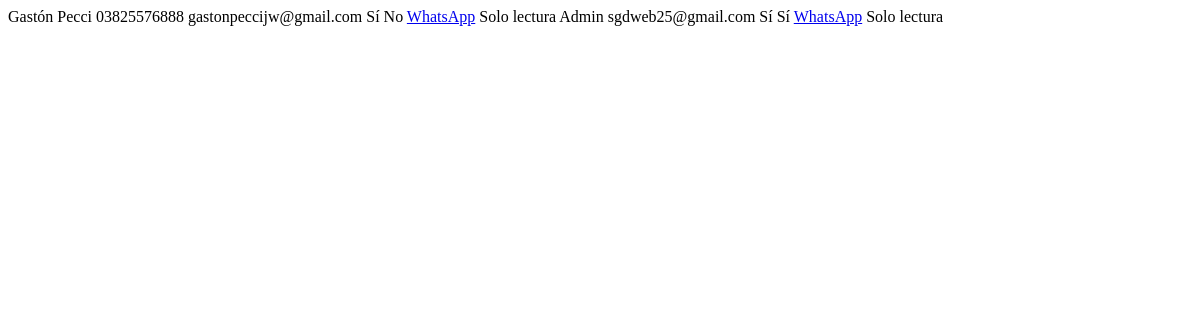
Page /admin/usuarios_tbody on the earlier database version.
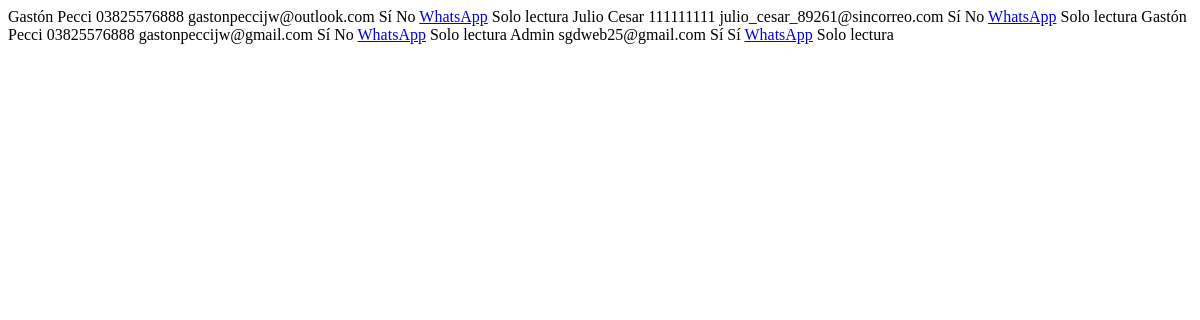
Same page on the later database version.
### app/models.py (models this page shows)
class User(db.Model):
    id = db.Column(db.Integer, primary_key=True)
    nombre = db.Column(db.String(100))
    apellido = db.Column(db.String(100))
    email = db.Column(db.String(120), unique=True)
    password = db.Column(db.String(200))
    telefono = db.Column(db.String(20))
    is_admin = db.Column(db.Boolean, default=False)
    confirmado = db.Column(db.Boolean, default=False)
    bloqueado = db.Column(db.Boolean, default=False, nullable=False)
    is_staff = db.Column(db.Boolean, default=False)
    session_token = db.Column(db.String(255), nullable=True)

### app/routes.py (the view)
@main.route('/admin/usuarios_tbody')
def usuarios_tbody():
    usuarios = User.query.order_by(User.id.desc()).all()
    user = User.query.get(session['user_id']) if 'user_id' in session else None
    return render_template('partials/usuarios_tbody.html', usuarios=usuarios, user=user)

### app/routes.py (called while the page is built)
@main.before_app_request
def verificar_sesion_unica():
    if 'user_id' in session and 'session_token' in session:
        user = User.query.get(session['user_id'])
        if not user or user.session_token != session['session_token']:
            session.clear()
            flash("Tu sesión fue cerrada porque iniciaste en otro dispositivo.")
            return redirect(url_for('main.login'))

### app/templates/partials/usuarios_tbody.html
{% for u in usuarios %}
<tr data-user-id="{{ u.id }}">
    <td>{{ u.nombre or '' }}</td>
    <td>{{ u.apellido or '' }}</td>
    <td>{{ u.telefono or '' }}</td>
    <td>{{ u.email or '' }}</td>
    <td>{{ 'Sí' if u.confirmado else 'No' }}</td>
    <td>{{ 'Sí' if u.is_admin else 'No' }}</td>
    <td>
        <a href="https://wa.me/{{ u.telefono }}" target="_blank" class="btn btn-success btn-sm">WhatsApp</a>
        {% if user.is_admin %}
        <button class="btn btn-warning btn-sm btn-bloquear" data-user-id="{{ u.id }}">
            {{ 'Desbloquear' if u.bloqueado else 'Bloquear' }}
        </button>
        <button class="btn btn-info btn-sm btn-editar-usuario"
                data-user-id="{{ u.id }}"
                data-bs-toggle="modal"
                data-bs-target="#modalEditarUsuario">
            Editar
        </button>
        <button class="btn btn-danger btn-sm btn-eliminar-usuario"
                data-user-id="{{ u.id }}"
                data-bs-toggle="modal"
                data-bs-target="#modalEliminarUsuario">
            Eliminar
        </button>
        {% else %}
        <span class="badge bg-secondary">Solo lectura</span>
        {% endif %}
    </td>
</tr>
{% endfor %}

Differences in the rows shown:
added User: nombre "Gastón", apellido "Pecci", telefono "03825576888", email "gastonpeccijw@outlook.com", confirmado "Sí", is_admin "No"
added User: nombre "Julio", apellido "Cesar", telefono "111111111", email "julio_cesar_89261@sincorreo.com", confirmado "Sí", is_admin "No"
